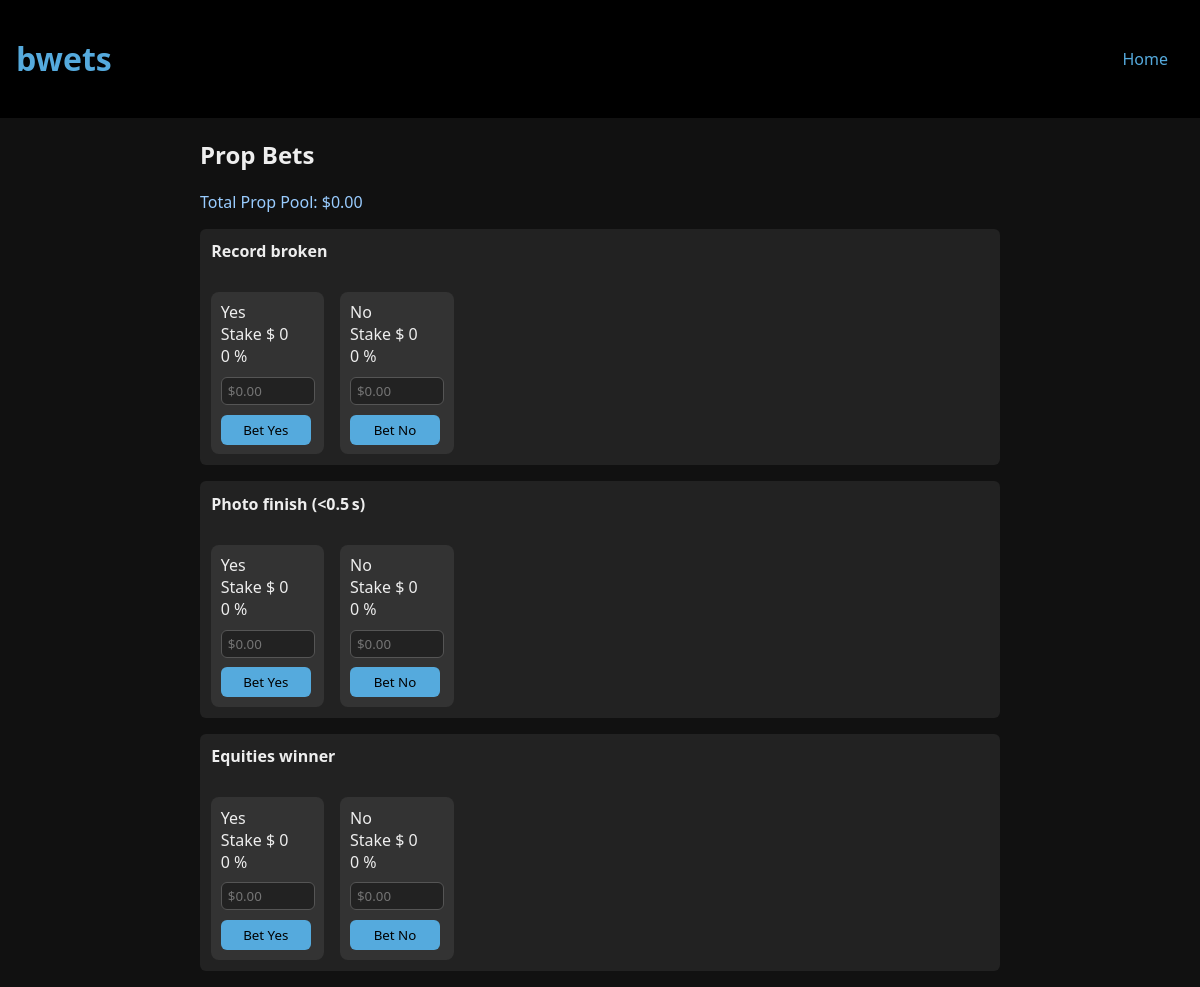
The app's page /props (signed in) with its own data.
### app/models.py (models this page shows)
class PropUniverse(Base):
    __tablename__ = "prop_universe"
    id        = Column(String, primary_key=True,
                       default=lambda: str(uuid.uuid4()))
    prop_name = Column(String, unique=True, nullable=False)
    active    = Column(Boolean, default=True)

### app/__init__.py (the view)
        def decorated_function(*args, **kwargs):
            if 'user_email' not in session:
                flash("Please log in to access this page", "error")
                return redirect(url_for('login'))
            return f(*args, **kwargs)

### app/odds.py (called while the page is built)
def prop_odds(session):
    total_yes = session.scalar(
        select(func.sum(PropBet.amount)).where(PropBet.side_yes.is_(True))
    ) or 0.0
    total_no = session.scalar(
        select(func.sum(PropBet.amount)).where(PropBet.side_yes.is_(False))
    ) or 0.0
    odds = {}
    for prop_id, side_yes, stake in session.execute(
        select(PropBet.prop_id,
               PropBet.side_yes,
               func.sum(PropBet.amount))
        .group_by(PropBet.prop_id, PropBet.side_yes)
    ):
        side = "yes" if side_yes else "no"
        odds.setdefault(str(prop_id), {}).setdefault(side, {})
        total = (total_yes if side_yes else total_no) * (1 - HOUSE)
        prob = ((stake * (1 - HOUSE)) / total) if total else 0
        odds[str(prop_id)][side] = {"stake": float(stake), "prob": round(prob,4)}
    return odds

### app/templates/props.html (shortened to what this page needs)
{% extends "base.html" %}
{% block content %}
<div class="page-content">
<h2>Prop Bets</h2>
<p class="pool-line">Total Prop Pool: ${{ "%.2f"|format(pool_total) }}</p>
{% for pr in props %}
  {% set o  = odds.get(pr.id, {}) %}
  {% set oy = o.get('yes', {'stake':0, 'prob':0}) %}
  {% set on = o.get('no',  {'stake':0, 'prob':0}) %}
  <div class="card">
    <strong>{{ pr.prop_name }}</strong><br><br>
    <div class="prop-sides">
      <form action="{{ url_for('bet') }}" method="post" class="bet-form">
        Yes<br>
        Stake $ {{ oy.stake }}<br>
        {{ (oy.prob*100)|round(1) }} %<br>
        <label><input type="number" name="amount" placeholder="$0.00"
                      step="0.01" required size="6" maxlength="10"></label>
        <button type="submit">Bet Yes</button>
      </form>
      <form action="{{ url_for('bet') }}" method="post" class="bet-form">
        No<br>
        Stake $ {{ on.stake }}<br>
        {{ (on.prob*100)|round(1) }} %<br>
        <label><input type="number" name="amount" placeholder="$0.00"
                      step="0.01" required size="6" maxlength="10"></label>
        <button type="submit">Bet No</button>
      </form>
    </div>
  </div>
{% endfor %}
</div>
{% endblock %}

### app/static/main.css (style rules this page uses)
.card { background:#222; padding:1rem; margin:1rem 0; border-radius:8px; }
.bet-form { display:inline-block; }
.page-content { max-width: 800px; margin: 0 auto; padding: 0 2rem; }
.card { background:#222; padding:0.7rem; border-radius:6px; }
.bet-form { margin-top:0.3rem; }
.bet-form label { display:block; font-size:0.8rem; margin:0.2rem 0; }
.bet-form input { width:90%; }
.bet-form { margin-top:0.5rem; background:#333; border-radius:8px; padding:0.6rem; display:flex; flex-direction:column; gap:0.4rem; }
.bet-form input[type="email"], .bet-form input[type="number"] { font-family:inherit; background:#222; border:1px solid #555; border-radius:6px; padding:4px 6px; color:#eee; }
.bet-form button { font-family:inherit; background:#5ad; color:#000; border:none; border-radius:6px; padding:6px 10px; cursor:pointer; }
.bet-form label { font-size:0.85rem; }
.bet-form input[type="number"] { max-width:80px }
.bet-form button { max-width:90px }
.pool-line { margin:0 0 1rem 0; color:#9cf; }
.prop-sides { display:flex; gap:1rem; flex-wrap:wrap; }

### records on screen
PropUniverse: prop_name "Record broken", stake "0", prob "0"
PropUniverse: prop_name "Photo finish (<0.5 s)", stake "0", prob "0"
PropUniverse: prop_name "Equities winner", stake "0", prob "0"

### other values on screen
{{ "%.2f"|format(pool_total) }} "0.00"
